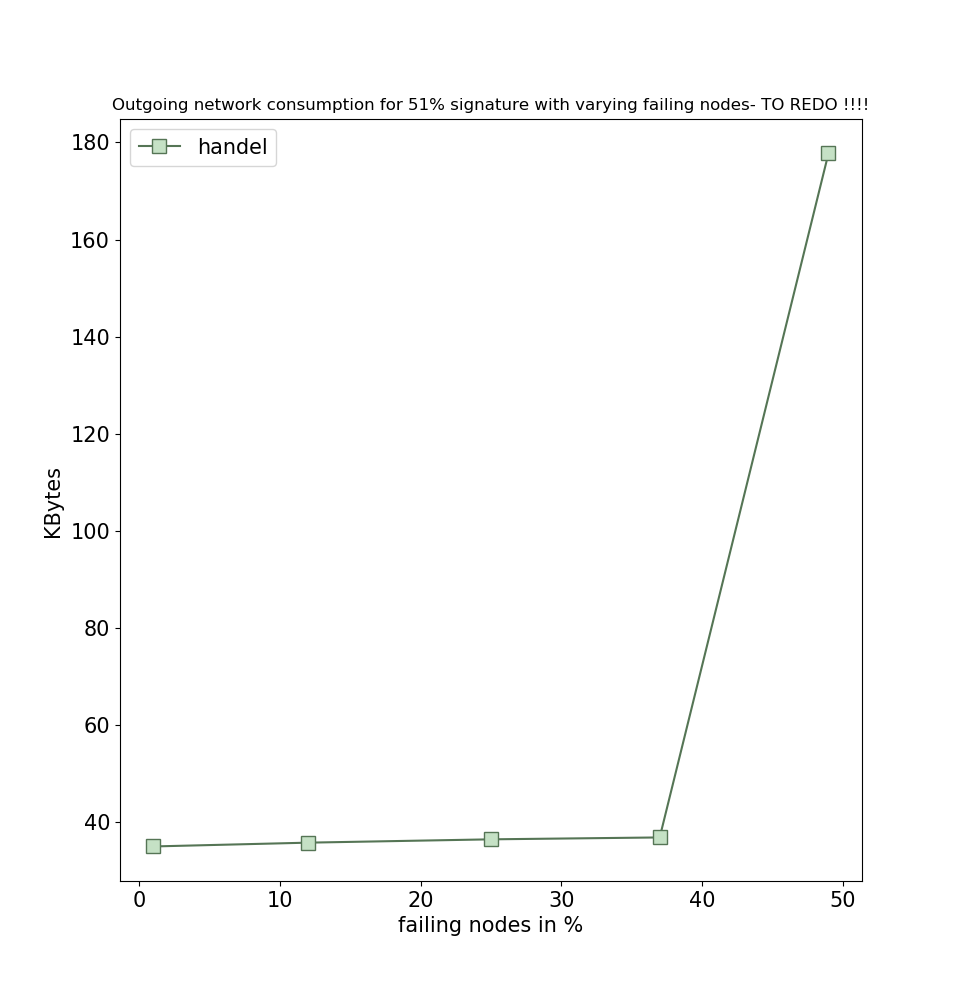

Write Python code to recreate this figure.
#!/usr/bin/env python

## This script generate the graphs that compares handel signature 
## generation with different number of failing nodes for a fixed 
## number of total nodes, and a fixed threshold 51%
##
import sys
from lib import *

import pandas as pd
import matplotlib.pyplot as plt

netColumn = "net_sentBytes_avg"
nodeColumn = "totalNbOfNodes"
failingColumn = "failing"

## threshold of signatures required
threshold = "51"
expectedNodes = 2000
nodes = None

files = {"csv/handel_2000_failing.csv": "handel"}
datas = read_datafiles(files)

for f,v in datas.items():
    nodes = v[nodeColumn].max() # should be 2000
    if int(v[nodeColumn].mean()) != expectedNodes:
        print("error : nodes should be 2000")
        sys.exit(1)

    x = v[failingColumn].map(lambda x: int((x/nodes) * 100))
    y = v[netColumn].map(lambda x: x/1024)
    print("file %s -> %d data points on %s" % (f,len(y),netColumn))
    label = files[f]
    if label == "":
        label = input("Label for file %s: " % f)

    plot(x,y,"-",label,allColors.popleft())

plt.legend(fontsize=fs_label)
plt.ylabel("KBytes ",fontsize=fs_label)
plt.xlabel("failing nodes in %",fontsize=fs_label)
# plt.yscale('log')
plt.title("Outgoing network consumption for 51% signature with varying failing nodes- TO REDO !!!!")
plt.show()
